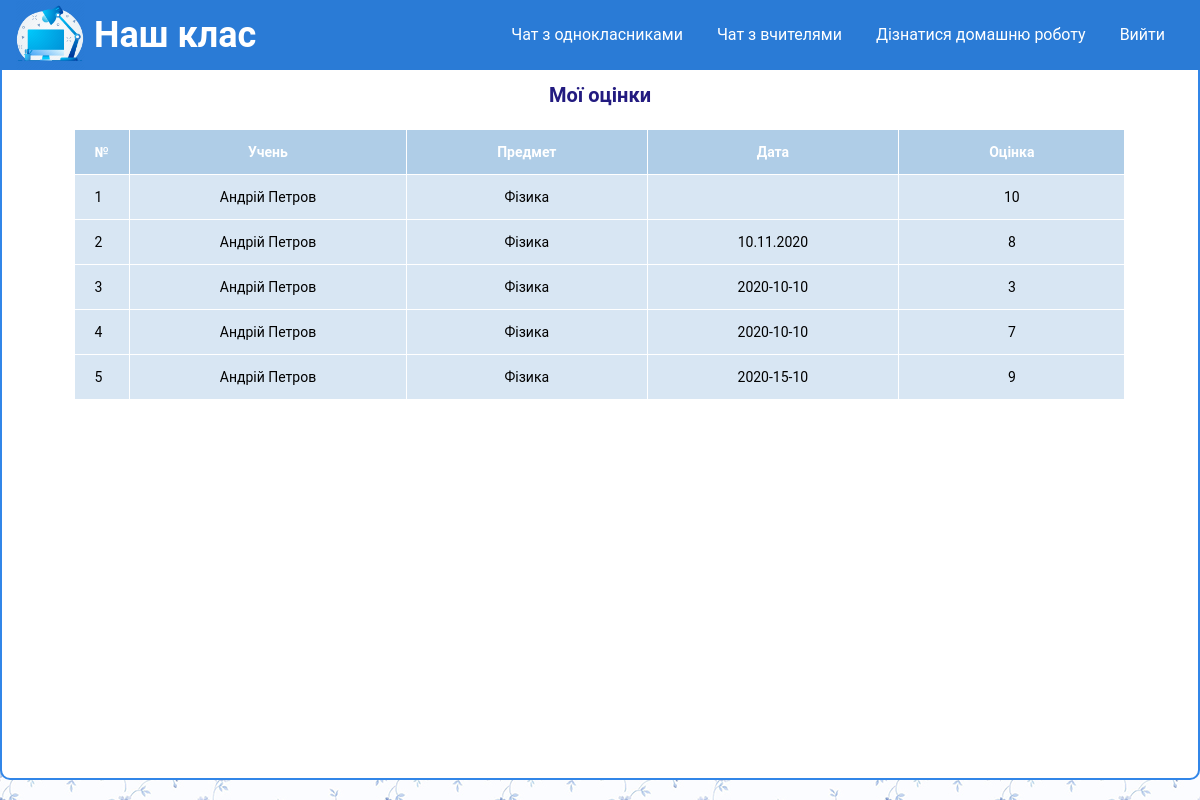
The app's page /pages/rating.php (signed in), older data.
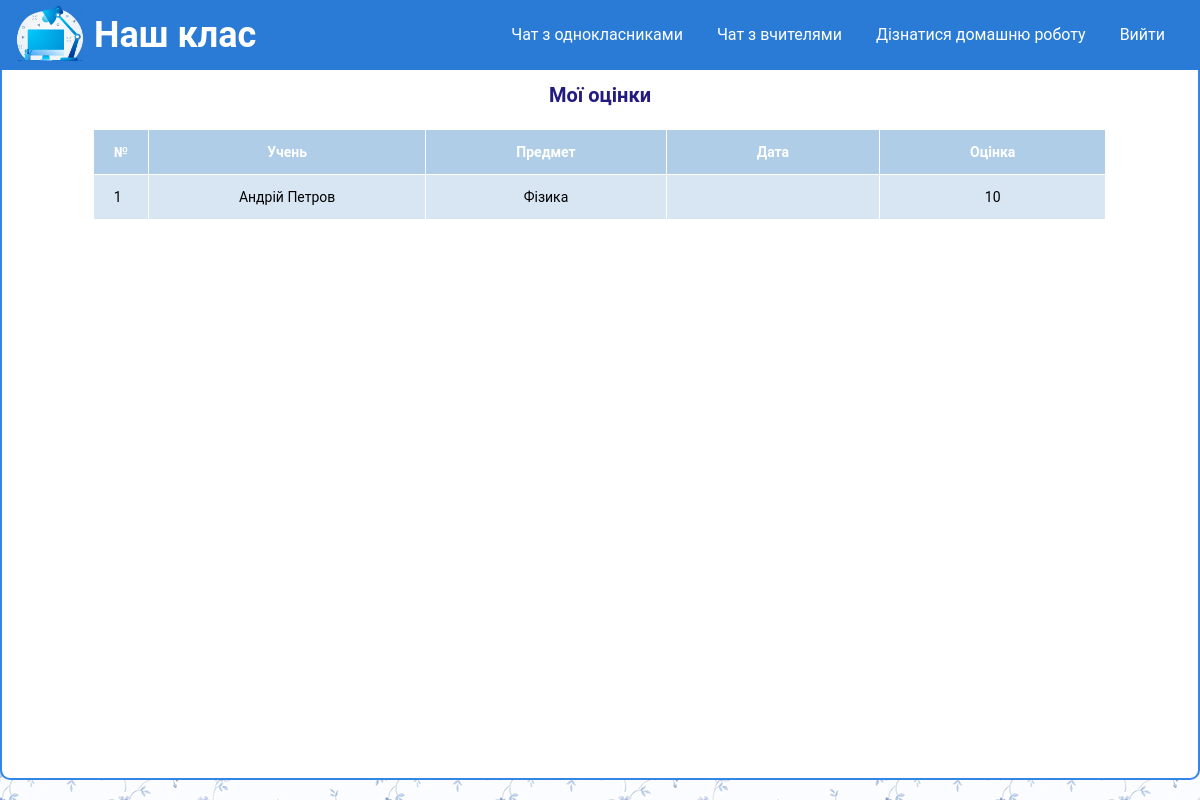
The same page, newer data.
### tables this page shows
CREATE TABLE `rating` (
  `id` int(20) NOT NULL,
  `student_id` int(10) NOT NULL,
  `date` varchar(250) NOT NULL,
  `rating` int(10) NOT NULL,
  `subject` int(10) NOT NULL
);

CREATE TABLE `contacts` (
  `id` int(11) NOT NULL,
  `name` varchar(255) NOT NULL,
  `user_status` int(20) NOT NULL,
  `image` varchar(255) NOT NULL,
  `phone` varchar(255) NOT NULL,
  `about` text NOT NULL,
  `login` varchar(255) NOT NULL,
  `password` varchar(255) NOT NULL,
  `last_message` text NOT NULL,
  `subject` varchar(100) NOT NULL
);

### pages/rating.php (the view, shortened to what this page needs)
<!DOCTYPE html>
<html lang="en">
<head>
	<link rel="stylesheet" type="text/css" href="/style/style.css">
	<link rel="stylesheet" type="text/css" href="/style/chat.css">
</head>
<body>
	<?php
		include $_SERVER['DOCUMENT_ROOT'] . "/pice-of-site/header.php";
		include $_SERVER['DOCUMENT_ROOT'] . "/configs/db.php";
	?>
	<main>
		<div id="content" class="flex">
			<p class="admin-title">Мої оцінки</p>
			<table>
				<tr>
					<th>№</th>
					<th>Учень</th>
					<th>Предмет</th>
					<th>Дата</th>
					<th>Оцінка</th>
				</tr>
			<?php
				$sqlRating = "SELECT * FROM rating WHERE student_id=" . $_COOKIE["student"];
				$resultRating = mysqli_query($connect, $sqlRating);
				$col_rating = mysqli_num_rows($resultRating);
            $i = 0;
				while($i < $col_rating) {
					$rating = mysqli_fetch_assoc($resultRating);
					$sqlStudent = "SELECT * FROM contacts WHERE id=" . $rating["student_id"];
					$resultStudentResult = mysqli_query($connect, $sqlStudent);
					$student = mysqli_fetch_assoc($resultStudentResult);
					$sqlTeacher = "SELECT * FROM contacts WHERE id=" . $rating["subject"];
					$resultTeacher = mysqli_query($connect, $sqlTeacher);
					$teacher = mysqli_fetch_assoc($resultTeacher);
			?>
				<tr>
					<td><?php echo $i+1; ?></td>
					<td><?php echo $student["name"]; ?></td>
					<td><?php echo $teacher["subject"]; ?></td>
					<td><?php echo $rating["date"]; ?></td>
					<td><?php echo $rating["rating"]; ?></td>
				</tr>
				<?php
					$i = $i + 1;
				}
				?>
			</table>
		</div>
	</main>
</body>
</html>

Row changes from the older to the newer data that the page shows:
no longer on this page (row edited): rating: contacts.name "Андрій Петров", contacts.subject "Фізика", date "10.11.2020", rating "8"
no longer on this page (row edited): rating: contacts.name "Андрій Петров", contacts.subject "Фізика", date "2020-10-10", rating "3"
no longer on this page (row edited): rating: contacts.name "Андрій Петров", contacts.subject "Фізика", date "2020-10-10", rating "7"
no longer on this page (row edited): rating: contacts.name "Андрій Петров", contacts.subject "Фізика", date "2020-15-10", rating "9"
